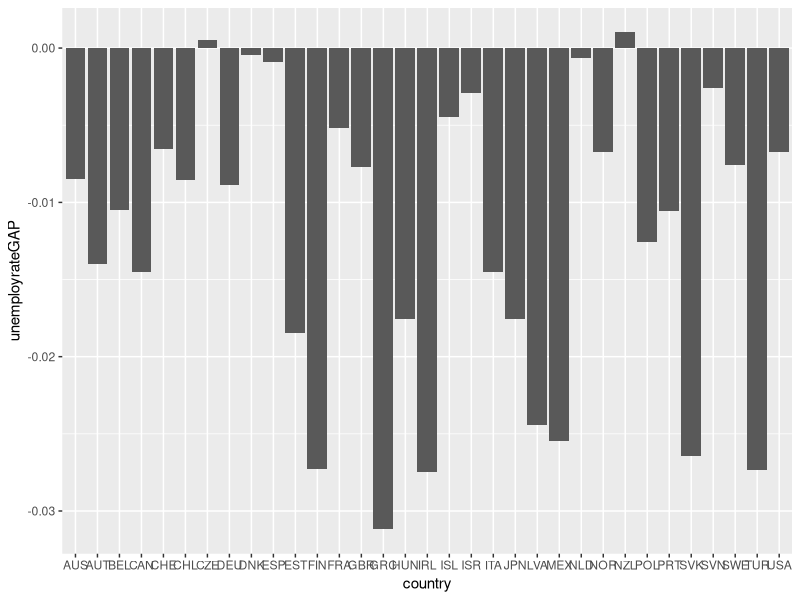
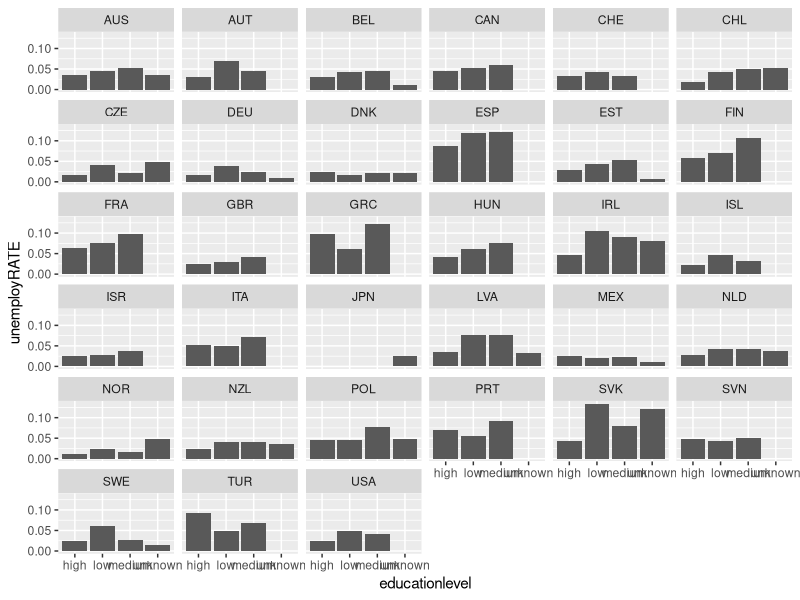

The R script that drew these images, in order:
## ---- chunk 1
# Libraries

library(tidyverse)
library(readr)
library(kableExtra)
library(bookdown)

## ---- chunk 2
C <- read_csv("data/DIOC_2015_16_File_C_1.csv") %>% rename("labour_force_status" = "lfs", "educational_level" = "edu_lfs")
C
## ---- chunk 3
C1 <- C %>% mutate(gender = case_when(str_detect(sex, "1") ~ "male",
                         str_detect(sex, "2") ~ "female"))
C2 <- C1 %>% mutate(employment = case_when(str_detect(labour_force_status
, "1") ~ "employed",
                         str_detect(labour_force_status
, "2") ~ "unemployed",
                         str_detect(labour_force_status
, "3")~ "inactive",
                         str_detect(labour_force_status
, "99")~ "unknown"))
C2
## ---- chunk 4
GG <- C2 %>% select(!sex) %>% pivot_wider(names_from = gender, values_from = number) %>% select(country, male, female, employment)
GG
## ---- chunk 5
GGM <- GG %>% group_by(country, employment) %>% summarise(countM = sum(male, na.rm = TRUE)) %>% pivot_wider(names_from = employment, values_from = countM)
## ---- chunk 6
GGM1 <- GGM %>% mutate(unemployrateM = unemployed/(employed + inactive + unemployed)) %>% select(country,unemployrateM)
GGM1
## ---- chunk 7
GGF <- GG %>% group_by(country, employment) %>% summarise(countM = sum(female, na.rm = TRUE)) %>% pivot_wider(names_from = employment, values_from = countM)
## ---- chunk 8
GGF1 <- GGF %>% mutate(unemployrateF = unemployed/(employed + inactive + unemployed)) %>% select(country,unemployrateF)
GGF1
## ---- chunk 9
GGMF <- GGM1 %>% full_join(GGF1, "country") %>% mutate(unemployrateGAP = unemployrateF - unemployrateM)
GGMF
## ---- chunk 10
ggplot(filter(GGMF, country!="LUX", country != "KOR"), aes(x = country, y = unemployrateGAP)) +  
  geom_col() 
## ---- chunk 11
C3 <- C2 %>% mutate(educationlevel = case_when(str_detect(educational_level
, "1") ~ "low",
                         str_detect(educational_level
, "2") ~ "medium",
                         str_detect(educational_level
, "3")~ "high",
                         str_detect(educational_level
, "99")~ "unknown"))

## ---- chunk 12
C4 <-C3 %>% 
  select(!labour_force_status) %>% 
  pivot_wider(names_from = employment, values_from = number) %>%
group_by(country, educationlevel) %>% 
  summarise(employed = sum(employed, na.rm = TRUE), unemployed = sum(unemployed, na.rm = TRUE), inactive = sum(inactive, na.rm = TRUE)) %>% 
  mutate(unemployRATE = unemployed/(employed + unemployed + inactive)) %>% 
  select(country, educationlevel, unemployRATE)
C4

## ---- chunk 13
ggplot(filter(C4,country!="LUX", country != "KOR"), aes(x = educationlevel, y = unemployRATE)) + geom_col() +  facet_wrap(~ country)
